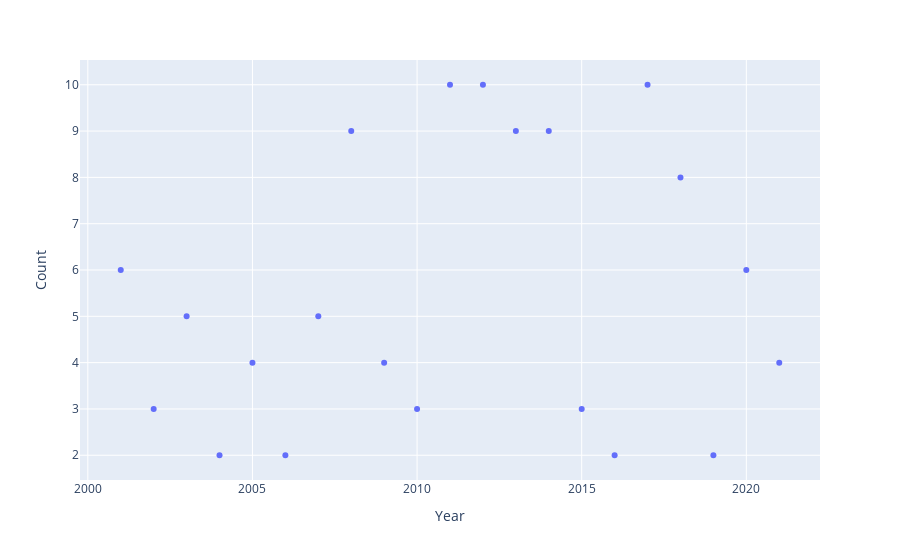

Notebook code cell kept with this figure:
### Markdown cell above
### Seminars
Here's a count of the invited seminars I've kept track of by count. The list with presentation files can be found 
[here](https://docs.google.com/spreadsheets/d/1mRC6xxZmNj3DnwwvCh_8GpErwhvJNq9gkRB3mQz1JIg/edit?usp=sharing).

### Code cell
seminars = pd.read_csv("https://docs.google.com/spreadsheets/d/1mRC6xxZmNj3DnwwvCh_8GpErwhvJNq9gkRB3mQz1JIg/export?format=csv&gid=0")
seminarYear = seminars['Year'].value_counts().reset_index()
seminarYear = seminarYear.rename(columns = {"index" : "Year", "Year" : "Count"}).sort_values("Year", ascending =False)
fig = px.scatter(seminarYear, x = "Year", y = "Count")

## Static
#Image(fig.to_image(format="png", width=400, height=200, scale=2))

## Interactive
fig.show()

### Figure 1 — Plotly figure (JSON) as saved in the notebook; plotly's stock layout.template omitted (floating-point values rounded to 4 significant figures)
{"data": [{"hovertemplate": "Year=%{x}<br>Count=%{y}<extra></extra>", "legendgroup": "", "marker": {"color": "#636efa", "symbol": "circle"}, "mode": "markers", "name": "", "orientation": "v", "showlegend": false, "type": "scatter", "x": [2021, 2020, 2019, 2018, 2017, 2016, 2015, 2014, 2013, 2012, 2011, 2010, 2009, 2008, 2007, 2006, 2005, 2004, 2003, 2002, 2001], "xaxis": "x", "y": [4, 6, 2, 8, 10, 2, 3, 9, 9, 10, 10, 3, 4, 9, 5, 2, 4, 2, 5, 3, 6], "yaxis": "y"}], "layout": {"autosize": true, "legend": {"tracegroupgap": 0}, "margin": {"t": 60}, "xaxis": {"anchor": "y", "autorange": true, "domain": [0, 1], "range": [2000.0, 2022.0], "title": {"text": "Year"}, "type": "linear"}, "yaxis": {"anchor": "x", "autorange": true, "domain": [0, 1], "range": [1.381, 10.62], "title": {"text": "Count"}, "type": "linear"}}}
